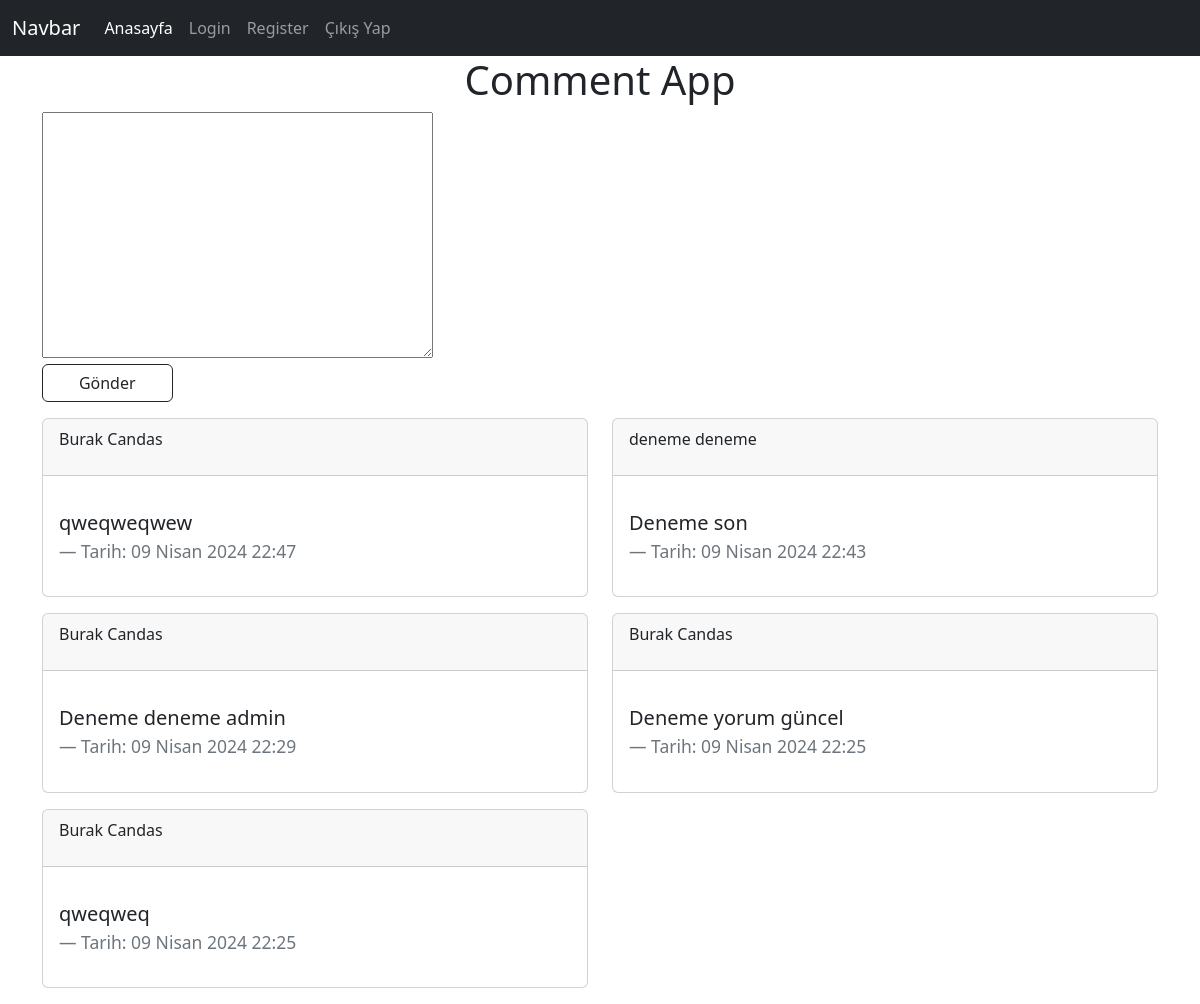
The page / on the database its author committed.
### commentapp/models.py (models this page shows, shortened)
class Comment(models.Model):
    full_name = models.CharField(max_length=50,blank=True,null=True)
    text = RichTextField()
    date = models.DateTimeField(auto_now_add=True,blank=True,null=True)
    user = models.ForeignKey(User, on_delete=models.CASCADE)

### commentapp/views.py (the view, shortened to what this page needs)
# urls.py: path('',index,name='index'),
def index(request):
    comment = Comment.objects.all()
    tersComment = reversed(comment)
    form = CommentForm()
    context = {
        'yorum':tersComment,
        'form':form
    }
    return render(request,'index.html',context)

### commentapp/forms.py
class CommentForm(forms.ModelForm):
    class Meta:
        model = Comment
        fields = ['full_name','text']
        widgets = {
            'full_name' : forms.TextInput(attrs={'class':'form-control w-50 border border-1 border-black m-2'})
        }

### commentapp/templates/index.html (shortened to what this page needs)
{% extends 'base.html' %}
{% block content %}
    <h1 class="text-center"> Comment App </h1>
    <div class="container">
        <form method="POST">
            <div class="row">
                <div class="col-12">
                    {{form.text}}
                </div>
                <div class="col-3">
                        <input class="btn btn-outline-dark w-50" type="submit" value="Gönder">
                </div>
            </div>
        </form>
    </div>
    <div class="container">
        <div class="row mt-3">
            {% for y in yorum %}
            <div class="col-md-6">
                <div class="card mb-3">
                    <div class="card-header">
                     <p> {{y.user.first_name}} {{y.user.last_name}} </p>
                    </div>
                    <div class="card-body">
                      <blockquote class="blockquote mb-0">
                        <p> {{y.text|safe}} </p>
                       <div class="d-flex justify-content-between">
                        <footer class="blockquote-footer">Tarih: {{y.date}} </footer>
                       </div>
                      </blockquote>
                    </div>
                  </div>
            </div>
            {% endfor %}
        </div>
    </div>
{% endblock content %}

### templates/base.html (shortened to what this page needs)
<!DOCTYPE html>
<html lang="en">
<head>
    <link href="https://cdn.jsdelivr.net/npm/bootstrap@5.3.3/dist/css/bootstrap.min.css" rel="stylesheet">
</head>
<body>
    {% include 'partials/_navbar.html' %}
    {% block content %}
    {% endblock content %}
</body>
</html>

### templates/partials/_navbar.html (shortened to what this page needs)
<nav class="navbar navbar-expand-lg bg-dark navbar-dark">
    <div class="container-fluid">
      <a class="navbar-brand" href="/">Navbar</a>
      <div class="collapse navbar-collapse" id="navbarNav">
        <ul class="navbar-nav">
          <li class="nav-item">
            <a class="nav-link active" aria-current="page" href="/">Anasayfa</a>
          </li>
          <li class="nav-item">
            <a class="nav-link" href="{% url 'login' %}">Login</a>
          </li>
          <li class="nav-item">
            <a class="nav-link" href="{% url 'register' %}">Register</a>
          </li>
          <li class="nav-item">
            <a class="nav-link" href="{% url 'logout' %}">Çıkış Yap</a>
          </li>
          <li class="nav-item">
            <a class="nav-link disabled" aria-disabled="true"> {{request.user.first_name}} </a>
          </li>
        </ul>
      </div>
    </div>
  </nav>

### rows shown on the page
Comment: user.first_name "Burak", user.last_name "Candas", text "qweqweqwew", date "09 Nisan 2024 22:47"
Comment: user.first_name "deneme", user.last_name "deneme", text "Deneme son", date "09 Nisan 2024 22:43"
Comment: user.first_name "Burak", user.last_name "Candas", text "Deneme deneme admin", date "09 Nisan 2024 22:29"
Comment: user.first_name "Burak", user.last_name "Candas", text "Deneme yorum güncel", date "09 Nisan 2024 22:25"
Comment: user.first_name "Burak", user.last_name "Candas", text "qweqweq", date "09 Nisan 2024 22:25"
